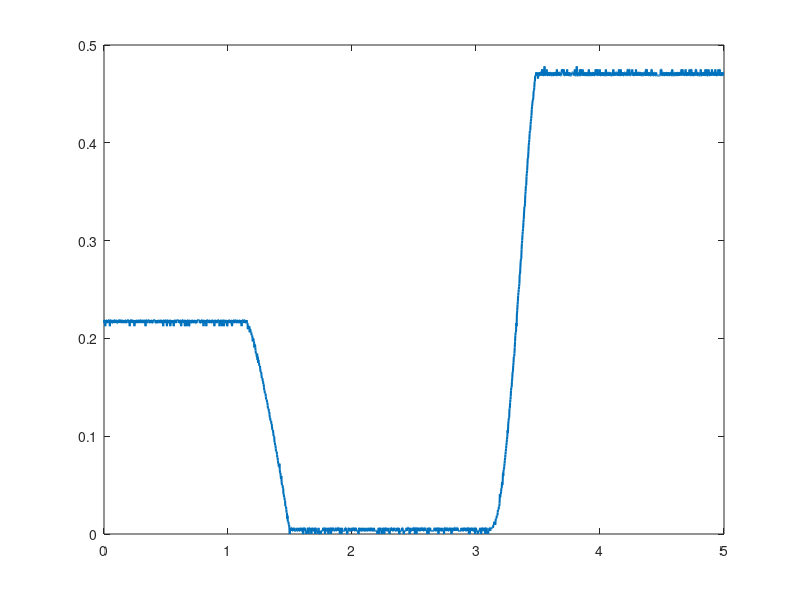

This figure's MATLAB source: (Note: this script raises an error after producing the figure.)
%------------------- SETUP FOR FIGURE HOLD & CLEANUP ----------------------
for folding = true
    if exist('a','var') == 1
        if ishandle(a)
            p = get(a, 'Position')
        end
    end
    if exist('b','var') == 1
        if ishandle(b)
        q = get(b, 'Position')
        end
    end

    close all;
    clearvars -except p q
    clc;
end

%% ---------------------- READING DATA FROM FILE --------------------------

data = csvread('PRINT_05.CSV');

time = data(:,1)+5;  %making the time Possitive
voltage = data(:,2);

%% -------------------------- PLOTTING DATA -------------------------------

for folding = true
    if exist('p','var') == 1
        set(0, 'DefaultFigurePosition', p)
    end
end %<--setting figure position

a = figure;
plot(time, voltage, 'linewidth', 1.5);
%%
hold on;

%---------------------- CALCULATING CONSTANT VALUES -----------------------

Vmin =    mean(voltage( 641:1241,1)) %voltage mean from 1.6 to 3.1 in time

Vmax =    mean(voltage(1441:2000,1)) %voltage mean from 3.6 to 10 in time

equVolt = mean(voltage(   2: 441,1)) %voltage mean from 0 to 1.1 in time

middleVolt = ( (Vmax-Vmin)/2 ) +Vmin  %mid-range voltage

%---------------------- PLOTTING REFFERENCE LINES -------------------------

Ymin = zeros(size(voltage))+Vmin;
plot(time, Ymin,...
'linestyle', '--', 'linewidth', 1.2, 'color', '[ .2 .2 .2 ]');

Ymax = zeros(size(voltage))+Vmax;
plot(time, Ymax,...
'linestyle', '--', 'linewidth', 1.2, 'color', 'r');

Yequ = zeros(size(voltage))+equVolt;
plot(time, Yequ,...
'linestyle', '--', 'linewidth', 1.2, 'color', '[ 0 .6 0 ]');

Ymiddle = zeros(size(voltage))+middleVolt;
plot(time, Ymiddle,...
'linestyle', '--', 'linewidth', 1.2, 'color', '[ .6 0 .6 ]');

%% ------------------------ PLOT SETTINGS ---------------------------------

%limmiting the axes
ylim([-.02 .5])
xlim([ 0 5 ])

%title and axis labels added
title('Potentiometer Test')
xlabel('Time (s)')
ylabel('Voltage (V)')

%adding legend
legend('Angular movement in volt',...
       'Lower limmit',...
       'Upper limmit',...
       'Equlibrium point',...
       'Mid-range',...
       'Location', 'northwest' )

%setting grid style
grid on, grid minor;
set(gca,'GridLineStyle',':', 'GridColor', 'k', 'GridAlpha', .6)

hold off;

%% ---------------------- FURTHER CALCULATIONS ----------------------------

%Prints out the voltage offset
offsetVolt = middleVolt-equVolt

%Calculating resolution for convertion to rad and deg:
resRad = (1.5769)/(Vmax-Vmin)
resDeg = 90.35/(Vmax-Vmin)

%Calculating 10 deg from equlibrium point on either side:
tenDegFromEquRight = (-10-3.7)/resDeg  +  equVolt  % = 0.1651
tenDegFromEquLeft  = ( 10-3.7)/resDeg  +  equVolt  % = 0.2679

%% ----------------------- GENERAL CONVERTION -----------------------------

%----- TO VOLTAGE ------------------------

%Degrees to Voltage
%Volt = (inputDeg)/resDeg  +  equVolt

%Radians to Voltage
% Volt = (inputRad)/resRad  +  equVolt


%----- TO ANGLE --------------------------

%Voltage to Degrees
% Deg = (inputVolt - equVolt)*resDeg;

%Voltage to Radians
% Rad = (inputVolt - equVolt)*resRad;


%% -------------------------- EXAMPLE USE ---------------------------------

rad = (data(:,2) - equVolt)*resRad;
deg = (data(:,2) - equVolt)*resDeg;


%% ---------------------- PLOTTING THE EXAMPLE ----------------------------

for folding = true 
    if exist('q','var') == 1
        set(0, 'DefaultFigurePosition', q)
    end
end %<--setting figure position

b = figure;
[AX, rad1, deg1] = plotyy(time,rad,time,deg)

hold on;%------------ PLOTTING REFFERENCE LINES ---------------------------

YminRad = (Ymin - equVolt) * resRad;
plot(AX(1), time, YminRad,...
'linestyle', '--', 'linewidth', 1.2, 'color', '[ .2 .2 .2 ]');

YmaxRad = (Ymax - equVolt) * resRad;
plot(AX(1), time, YmaxRad,...
'linestyle', '--', 'linewidth', 1.2, 'color', 'r');

YequRad = (Yequ - equVolt) * resRad;
plot(AX(1), time, YequRad,...
'linestyle', '--', 'linewidth', 1.2, 'color', '[ 0 .6 0 ]');

YmiddleRad = (Ymiddle - equVolt) * resRad;
plot(AX(1), time, YmiddleRad,...
'linestyle', '--', 'linewidth', 1.2, 'color', '[ .6 0 .6 ]');

hold off;%-----------------------------------------------------------------

%% ----------------------- PLOT SETTINGS ----------------------------------

set(rad1,'LineWidth', 1.4 )

%setting options for radian axis
set(AX(1),...
    'Xgrid', 'on',...
    'Ygrid', 'on',...
    'XMinorGrid', 'on',...
    'YMinorGrid', 'on',...
    'ytick', (-.9:.1:.9),...
    'YLim', [ -.785395694 .95992832 ],...     <-- Crummy allignment of
    'XLim', [ 0  5 ],...                          the two graphs, by
    'GridLineStyle',':',...                       moving the radian graph
    'GridColor', 'k',...
    'GridAlpha', .6)

%turning off degree plot since it is now alligned with the radian plot
set(deg1,'Visible','off')

%setting options for degree axis
set(AX(2),...
    'Xgrid', 'off',...
    'Ygrid', 'off',...
    'XMinorGrid', 'off',...
    'YMinorGrid', 'off',...
    'ytick', (-50:5:50),...
    'YLim', [ -45 55 ],...
    'XLim', [ 0  5 ],...
    'GridLineStyle', ':',...
    'GridColor', 'k',...
    'GridAlpha', .6)

%adding title and axes labels
title('Angle Range of Cubli')
xlabel('Time (s)')
ylabel(AX(1), 'Radians (rad)')
ylabel(AX(2), 'Degrees (^\circ)')

%adding legend
legend('Angular movement in volt',...
       'Lower limmit',...
       'Upper limmit',...
       'Equlibrium point',...
       'Mid-range',...
       'Location', 'northwest' )



set(groot,'DefaultFigurePosition','remove')%<--Resets default fig positions